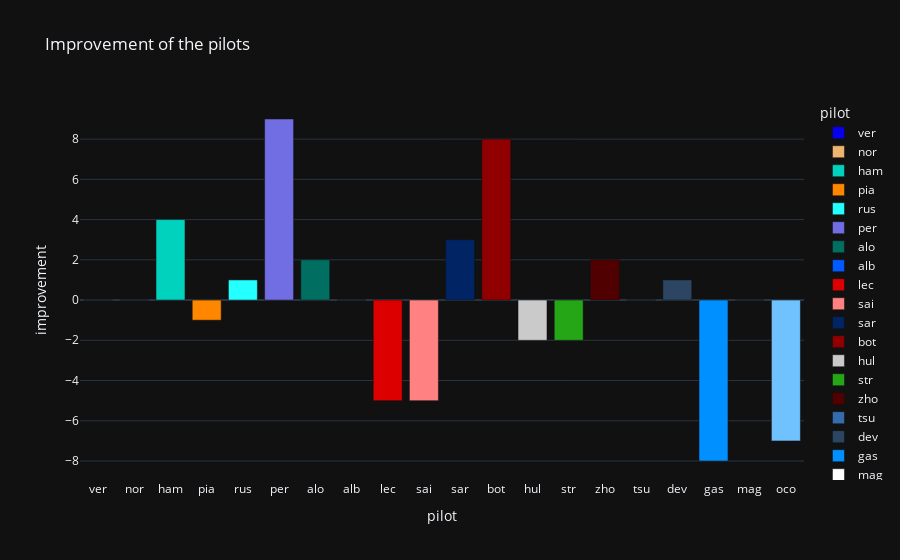

This figure's notebook cell:
### Code cell
# px.scatter(last_gp, x="pilot", y="improvement", title="Improvement of the pilots", marginal_y="histogram", template="plotly_dark")
px.bar(last_gp, x="pilot", y="improvement", title="Improvement of the pilots", color="pilot", color_discrete_map=colors["pilot"], template="plotly_dark")
# invert the y axis

### Figure 1 — Plotly figure (JSON) as saved in the notebook; plotly's stock layout.template omitted (floating-point values rounded to 4 significant figures)
{"data": [{"alignmentgroup": "True", "hovertemplate": "pilot=%{x}<br>improvement=%{y}<extra></extra>", "legendgroup": "ver", "marker": {"color": "#0600ef", "pattern": {"shape": ""}}, "name": "ver", "offsetgroup": "ver", "orientation": "v", "showlegend": true, "textposition": "auto", "type": "bar", "x": ["ver"], "xaxis": "x", "y": [0], "yaxis": "y"}, {"alignmentgroup": "True", "hovertemplate": "pilot=%{x}<br>improvement=%{y}<extra></extra>", "legendgroup": "nor", "marker": {"color": "#eeb370", "pattern": {"shape": ""}}, "name": "nor", "offsetgroup": "nor", "orientation": "v", "showlegend": true, "textposition": "auto", "type": "bar", "x": ["nor"], "xaxis": "x", "y": [0], "yaxis": "y"}, {"alignmentgroup": "True", "hovertemplate": "pilot=%{x}<br>improvement=%{y}<extra></extra>", "legendgroup": "ham", "marker": {"color": "#00d2be", "pattern": {"shape": ""}}, "name": "ham", "offsetgroup": "ham", "orientation": "v", "showlegend": true, "textposition": "auto", "type": "bar", "x": ["ham"], "xaxis": "x", "y": [4], "yaxis": "y"}, {"alignmentgroup": "True", "hovertemplate": "pilot=%{x}<br>improvement=%{y}<extra></extra>", "legendgroup": "pia", "marker": {"color": "#ff8700", "pattern": {"shape": ""}}, "name": "pia", "offsetgroup": "pia", "orientation": "v", "showlegend": true, "textposition": "auto", "type": "bar", "x": ["pia"], "xaxis": "x", "y": [-1], "yaxis": "y"}, {"alignmentgroup": "True", "hovertemplate": "pilot=%{x}<br>improvement=%{y}<extra></extra>", "legendgroup": "rus", "marker": {"color": "#24ffff", "pattern": {"shape": ""}}, "name": "rus", "offsetgroup": "rus", "orientation": "v", "showlegend": true, "textposition": "auto", "type": "bar", "x": ["rus"], "xaxis": "x", "y": [1], "yaxis": "y"}, {"alignmentgroup": "True", "hovertemplate": "pilot=%{x}<br>improvement=%{y}<extra></extra>", "legendgroup": "per", "marker": {"color": "#716de2", "pattern": {"shape": ""}}, "name": "per", "offsetgroup": "per", "orientation": "v", "showlegend": true, "textposition": "auto", "type": "bar", "x": ["per"], "xaxis": "x", "y": [9], "yaxis": "y"}, {"alignmentgroup": "True", "hovertemplate": "pilot=%{x}<br>improvement=%{y}<extra></extra>", "legendgroup": "alo", "marker": {"color": "#006f62", "pattern": {"shape": ""}}, "name": "alo", "offsetgroup": "alo", "orientation": "v", "showlegend": true, "textposition": "auto", "type": "bar", "x": ["alo"], "xaxis": "x", "y": [2], "yaxis": "y"}, {"alignmentgroup": "True", "hovertemplate": "pilot=%{x}<br>improvement=%{y}<extra></extra>", "legendgroup": "alb", "marker": {"color": "#005aff", "pattern": {"shape": ""}}, "name": "alb", "offsetgroup": "alb", "orientation": "v", "showlegend": true, "textposition": "auto", "type": "bar", "x": ["alb"], "xaxis": "x", "y": [0], "yaxis": "y"}, {"alignmentgroup": "True", "hovertemplate": "pilot=%{x}<br>improvement=%{y}<extra></extra>", "legendgroup": "lec", "marker": {"color": "#dc0000", "pattern": {"shape": ""}}, "name": "lec", "offsetgroup": "lec", "orientation": "v", "showlegend": true, "textposition": "auto", "type": "bar", "x": ["lec"], "xaxis": "x", "y": [-5], "yaxis": "y"}, {"alignmentgroup": "True", "hovertemplate": "pilot=%{x}<br>improvement=%{y}<extra></extra>", "legendgroup": "sai", "marker": {"color": "#ff8181", "pattern": {"shape": ""}}, "name": "sai", "offsetgroup": "sai", "orientation": "v", "showlegend": true, "textposition": "auto", "type": "bar", "x": ["sai"], "xaxis": "x", "y": [-5], "yaxis": "y"}, {"alignmentgroup": "True", "hovertemplate": "pilot=%{x}<br>improvement=%{y}<extra></extra>", "legendgroup": "sar", "marker": {"color": "#012564", "pattern": {"shape": ""}}, "name": "sar", "offsetgroup": "sar", "orientation": "v", "showlegend": true, "textposition": "auto", "type": "bar", "x": ["sar"], "xaxis": "x", "y": [3], "yaxis": "y"}, {"alignmentgroup": "True", "hovertemplate": "pilot=%{x}<br>improvement=%{y}<extra></extra>", "legendgroup": "bot", "marker": {"color": "#900000", "pattern": {"shape": ""}}, "name": "bot", "offsetgroup": "bot", "orientation": "v", "showlegend": true, "textposition": "auto", "type": "bar", "x": ["bot"], "xaxis": "x", "y": [8], "yaxis": "y"}, {"alignmentgroup": "True", "hovertemplate": "pilot=%{x}<br>improvement=%{y}<extra></extra>", "legendgroup": "hul", "marker": {"color": "#cacaca", "pattern": {"shape": ""}}, "name": "hul", "offsetgroup": "hul", "orientation": "v", "showlegend": true, "textposition": "auto", "type": "bar", "x": ["hul"], "xaxis": "x", "y": [-2], "yaxis": "y"}, {"alignmentgroup": "True", "hovertemplate": "pilot=%{x}<br>improvement=%{y}<extra></extra>", "legendgroup": "str", "marker": {"color": "#25a617", "pattern": {"shape": ""}}, "name": "str", "offsetgroup": "str", "orientation": "v", "showlegend": true, "textposition": "auto", "type": "bar", "x": ["str"], "xaxis": "x", "y": [-2], "yaxis": "y"}, {"alignmentgroup": "True", "hovertemplate": "pilot=%{x}<br>improvement=%{y}<extra></extra>", "legendgroup": "zho", "marker": {"color": "#500000", "pattern": {"shape": ""}}, "name": "zho", "offsetgroup": "zho", "orientation": "v", "showlegend": true, "textposition": "auto", "type": "bar", "x": ["zho"], "xaxis": "x", "y": [2], "yaxis": "y"}, {"alignmentgroup": "True", "hovertemplate": "pilot=%{x}<br>improvement=%{y}<extra></extra>", "legendgroup": "tsu", "marker": {"color": "#356cac", "pattern": {"shape": ""}}, "name": "tsu", "offsetgroup": "tsu", "orientation": "v", "showlegend": true, "textposition": "auto", "type": "bar", "x": ["tsu"], "xaxis": "x", "y": [0], "yaxis": "y"}, {"alignmentgroup": "True", "hovertemplate": "pilot=%{x}<br>improvement=%{y}<extra></extra>", "legendgroup": "dev", "marker": {"color": "#2b4562", "pattern": {"shape": ""}}, "name": "dev", "offsetgroup": "dev", "orientation": "v", "showlegend": true, "textposition": "auto", "type": "bar", "x": ["dev"], "xaxis": "x", "y": [1], "yaxis": "y"}, {"alignmentgroup": "True", "hovertemplate": "pilot=%{x}<br>improvement=%{y}<extra></extra>", "legendgroup": "gas", "marker": {"color": "#0090ff", "pattern": {"shape": ""}}, "name": "gas", "offsetgroup": "gas", "orientation": "v", "showlegend": true, "textposition": "auto", "type": "bar", "x": ["gas"], "xaxis": "x", "y": [-8], "yaxis": "y"}, {"alignmentgroup": "True", "hovertemplate": "pilot=%{x}<br>improvement=%{y}<extra></extra>", "legendgroup": "mag", "marker": {"color": "#ffffff", "pattern": {"shape": ""}}, "name": "mag", "offsetgroup": "mag", "orientation": "v", "showlegend": true, "textposition": "auto", "type": "bar", "x": ["mag"], "xaxis": "x", "y": [0], "yaxis": "y"}, {"alignmentgroup": "True", "hovertemplate": "pilot=%{x}<br>improvement=%{y}<extra></extra>", "legendgroup": "oco", "marker": {"color": "#70c2ff", "pattern": {"shape": ""}}, "name": "oco", "offsetgroup": "oco", "orientation": "v", "showlegend": true, "textposition": "auto", "type": "bar", "x": ["oco"], "xaxis": "x", "y": [-7], "yaxis": "y"}], "layout": {"barmode": "relative", "legend": {"title": {"text": "pilot"}, "tracegroupgap": 0}, "title": {"text": "Improvement of the pilots"}, "xaxis": {"anchor": "y", "categoryarray": ["ver", "nor", "ham", "pia", "rus", "per", "alo", "alb", "lec", "sai", "sar", "bot", "hul", "str", "zho", "tsu", "dev", "gas", "mag", "oco"], "categoryorder": "array", "domain": [0, 1], "title": {"text": "pilot"}}, "yaxis": {"anchor": "x", "domain": [0, 1], "title": {"text": "improvement"}}}}
